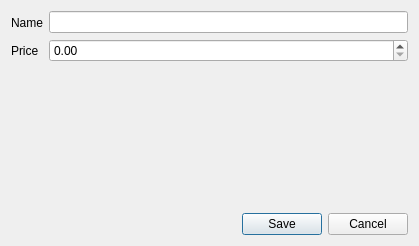
<?xml version="1.0" encoding="UTF-8"?>
<ui version="4.0">
 <class>CreateItemDialog</class>
 <widget class="QDialog" name="CreateItemDialog">
  <property name="geometry">
   <rect>
    <x>0</x>
    <y>0</y>
    <width>419</width>
    <height>246</height>
   </rect>
  </property>
  <property name="windowTitle">
   <string>Dialog</string>
  </property>
  <layout class="QVBoxLayout" name="verticalLayout_3">
   <item>
    <layout class="QHBoxLayout" name="horizontalLayout">
     <item>
      <layout class="QVBoxLayout" name="verticalLayout_2">
       <item>
        <widget class="QLabel" name="nameLabel">
         <property name="text">
          <string>Name</string>
         </property>
        </widget>
       </item>
       <item>
        <widget class="QLabel" name="priceLabel">
         <property name="text">
          <string>Price</string>
         </property>
        </widget>
       </item>
      </layout>
     </item>
     <item>
      <layout class="QVBoxLayout" name="verticalLayout">
       <item>
        <widget class="QLineEdit" name="nameLineEdit"/>
       </item>
       <item>
        <widget class="QDoubleSpinBox" name="priceSpinBox"/>
       </item>
      </layout>
     </item>
    </layout>
   </item>
   <item>
    <spacer name="verticalSpacer">
     <property name="orientation">
      <enum>Qt::Vertical</enum>
     </property>
     <property name="sizeHint" stdset="0">
      <size>
       <width>20</width>
       <height>40</height>
      </size>
     </property>
    </spacer>
   </item>
   <item>
    <widget class="QDialogButtonBox" name="buttonBox">
     <property name="orientation">
      <enum>Qt::Horizontal</enum>
     </property>
     <property name="standardButtons">
      <set>QDialogButtonBox::Cancel|QDialogButtonBox::Save</set>
     </property>
    </widget>
   </item>
  </layout>
 </widget>
 <resources/>
 <connections>
  <connection>
   <sender>buttonBox</sender>
   <signal>rejected()</signal>
   <receiver>CreateItemDialog</receiver>
   <slot>reject()</slot>
   <hints>
    <hint type="sourcelabel">
     <x>362</x>
     <y>226</y>
    </hint>
    <hint type="destinationlabel">
     <x>227</x>
     <y>156</y>
    </hint>
   </hints>
  </connection>
  <connection>
   <sender>buttonBox</sender>
   <signal>accepted()</signal>
   <receiver>CreateItemDialog</receiver>
   <slot>accept()</slot>
   <hints>
    <hint type="sourcelabel">
     <x>247</x>
     <y>227</y>
    </hint>
    <hint type="destinationlabel">
     <x>109</x>
     <y>174</y>
    </hint>
   </hints>
  </connection>
 </connections>
</ui>
